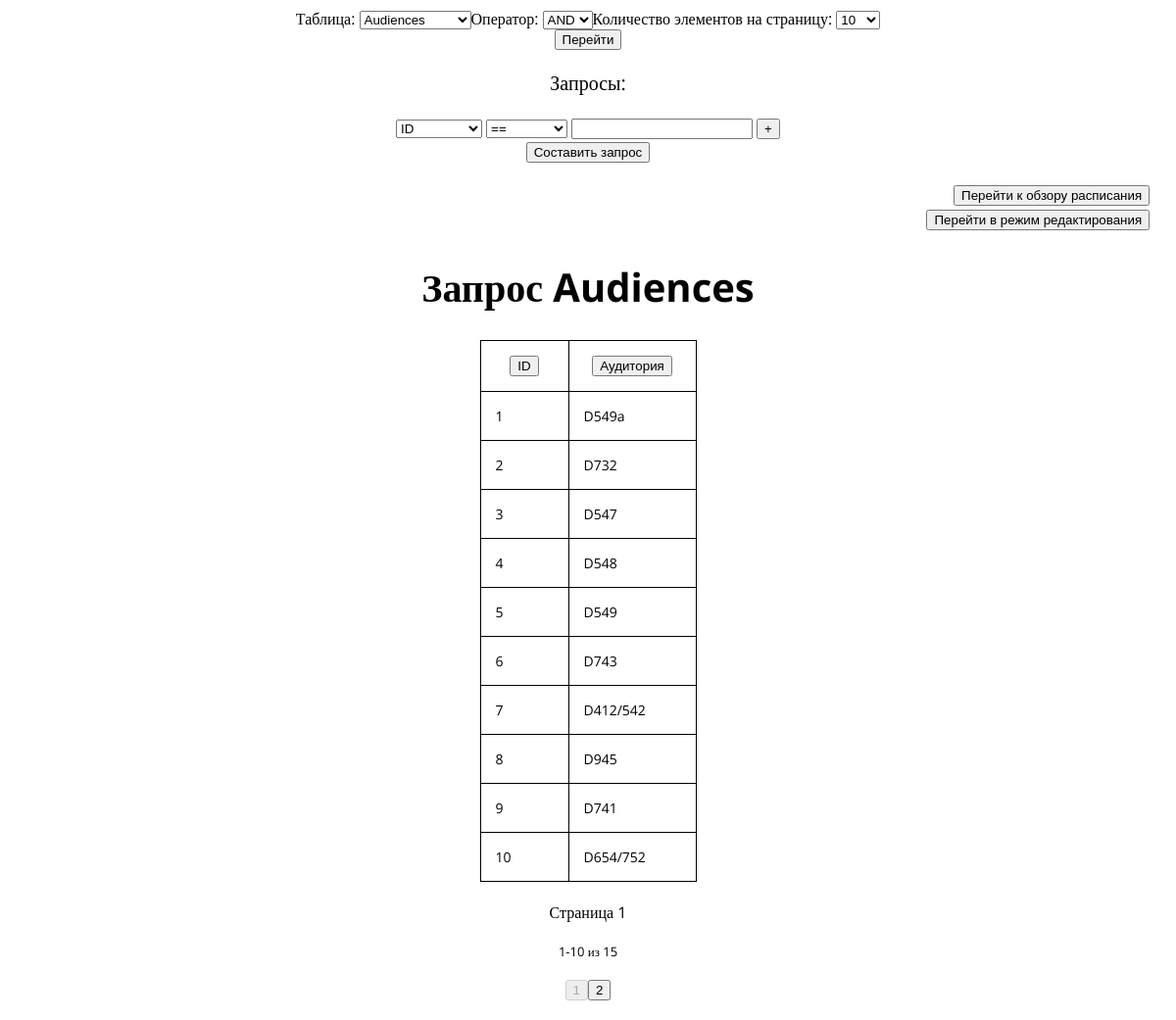
The page / on the database its author committed.
### tables this page shows
CREATE TABLE `Audiences` ( `ID` INTEGER NOT NULL DEFAULT -1, `Name` TEXT );

### home.py (the view, shortened to what this page needs)
@app.route("/", methods=["GET", "POST"])
def open():
	global table_size, order_by, cur_page, page_size, current_table, \
		compare_type, is_edit, qcount, cmp_queries, edit_rows, is_new, \
		is_editing
	saved_table = current_table
	saved_cmp = compare_type
	saved_psize = page_size
	current_table = request.form.get("TableChooser")
	compare_type = request.form.get("TableQueryComparation")
	page_size = request.form.get("TablePageSizes")
	if current_table == None:
		current_table = saved_table
	if compare_type == None:
		compare_type = saved_cmp
	if page_size == None:
		page_size = saved_psize
	page_size = int(page_size)
	removableindex = -1
	if is_editing:
		is_editing = False
	else:
		cmp_queries = []
		for i in range(qcount):
			if i != removableindex:
				column = request.form.get("QueryColumn"+str(i))
				cmp_char = request.form.get("QueryCmp"+str(i))
				value = request.form.get("QueryValue"+str(i))
				if value != None and value != "" and value != " ":
					column = get_name_from_title(current_table, column)
					cmp_queries.append(CmpExpression(column, cmp_char, value))
				else:
					cmp_queries.append(-1)
	order = order_by
	containing, table_size = generate_table(
		table_name=current_table,
		psize=page_size,
		page=cur_page,
		order=order,
		compare_queries=cmp_queries,
		cmp_type=compare_type
	)
	return render_template(
		"main.html",
		curtable=current_table,
		tables=[i for i in tables_info.keys()],
		widthes=[i.width+40 for i in tables_info[current_table]],
		cmptypes=["AND", "OR"],
		sizes=[5, 10, 20, 50, 100],
		cursize=page_size,
		curpage=cur_page,
		pagescount=ceil(table_size/page_size),
		tabsize=table_size,
		titles=[i.title for i in tables_info[current_table]],
		titles_origin=[i.name for i in tables_info[current_table]],
		compares=comparison_chars,
		cmptype=compare_type,
		containing=containing,
		orderby=(None if order == None else order[1:]),
		ordertype=(None if order == None else order[0]),
		queries=cmp_queries,
		qcount=max(qcount, len(cmp_queries)),
		realqcount=len([0 for i in cmp_queries if i != -1]),
		isedit=is_edit,
		low=min((cur_page-1) * page_size + 1, table_size),
		high=min(((cur_page) * page_size), table_size),
		editrows=edit_rows
	)

### templates/main.html (shortened to what this page needs)
<head>
	<link rel="stylesheet" href="../static/css/style.css">
</head>
<body>
	<center>
		<form name="Bases" action="/" method='POST'>
			<font size=3>
				<table>
					<tr>
						<select name="TableChooser">
							{% for tab in tables %}
								<option value="{{ tab }}"
									{% if curtable == tab %}
										SELECTED
									{% endif %}
								>{{ tab }}</option>
							{% endfor %}
						</select>
					</tr>
					<tr>
						<select name="TableQueryComparation">
							{% for cmp in cmptypes %}
								<option value="{{ cmp }}"
									{% if cmptype == cmp %}
										SELECTED
									{% endif %}
								>{{ cmp }}</option>
							{% endfor %}
						</select>
					</tr>
					<tr>
						<select name="TablePageSizes">
							{% for size in sizes %}
								<option value="{{ size }}"
									{% if cursize == size %}
										SELECTED
									{% endif %}
								>{{ size }}</option>
							{% endfor %}
						</select>
					</tr>
				</table>
			</font>
			<button name="GenerateTable" type="submit">Перейти</button>
			<p>Запросы:</p>
			<table>
				{% for i in range(qcount) %}
					<tr>
						<td>
							<select name="QueryColumn{{ i|safe }}">
								{% for k in range(titles|length) %}
									<option value="{{ titles[k] }}"
									>
										{{ titles[k] }}
									</option>
								{% endfor %}
							</select>
						</td>
						<td>
							<select name="QueryCmp{{ i|safe }}">
								{% for cmp in compares %}
									<option value="{{ cmp }}"
									>
										{{ cmp }}
									</option>
								{% endfor %}
							</select>
						</td>
						<td>
							<input name="QueryValue{{ i|safe }}" value=
								{% if i < queries|length and queries[i] != -1 %}
									"{{queries[i].value}}"
								{% else %}
									""
								{% endif %}
							/>
						</td>
						<td>
							{% if i == 0 %}
								<button name="Plus" type="submit">+</button>
							{% endif %}
						</td>
					</tr>
				{% endfor %}
			</table>
			<button name="GenerateTable" type="submit">Составить запрос</button>
			<table>
				<col width="20%">
				<tr>
					<td align="right">
						<button name="SchedOverview" type="submit">Перейти к обзору расписания</button>
					</td>
				</tr>
				{% if isedit %}
					<tr>
						<td align="right">
							<button name="ModeChanger" type="submit">Выйти из режима редактирования</button>
						</td>
					</tr>
					<tr>
						<td align="right">
							<button name="AddRecord" type="submit">Добавить запись</button>
						</td>
					</tr>
				{% else %}
					<tr>
						<td align="right">
							<button name="ModeChanger" type="submit">Перейти в режим редактирования</button>
						</td>
					</tr>
				{% endif %}
			</table>
			{% if curtable %}
				<h1>Запрос {{ curtable }}</h1>
				<table id="tab" class="elem">
					{% for width in widthes%}
						<col width="{{ width }}">
					{% endfor %}
					<tr>
						{% for i in range(titles|length) %}
							<th>
								<p align="center">
									<button name="Title{{ titles_origin[i] }}" type="submit">{{ titles[i] }}</button>
								</p>
							</th>
						{% endfor %}
						{% for items in containing %}
							<tr>
								{% for item in items %}
									<td>
										{% if item != None %}
											{{ item|safe }}
										{% else %}
											<i>Неизвестно</i>
										{% endif %}
									</td>
								{% endfor %}
							</tr>
						{% endfor %}
					</tr>
				</table>
			{% else %}
				<h1>Данная страница пуста</h1>
			{% endif %}
			<p><font size=3>Страница {{ curpage }}</font></p>
			<p><font size=2>{{ low }}-{{ high }} из {{ tabsize }}</font></p>
			<table>
				{% for i in range(1, pagescount+1) %}
					<tr>
						<button name="Page{{ i|safe }}" type="submit"
							{% if i == curpage %}
								DISABLED
							{% endif %}
						>{{ i|safe }}</button>
					</tr>
				{% endfor %}
			</table>
		</form>
	</center>
</body>

### static/css/style.css (style rules this page uses)
body { font-family: 'Open Sans'; font-size: 20; }
#tab { font-size: 14; text-align: left; border-collapse: collapse; }
.elem td, .elem th, .elem tr { border: 1px solid; text-align: left; padding: 15px; }

### rows shown on the page
Audiences: items "1", Name "D549a"
Audiences: items "2", Name "D732"
Audiences: items "3", Name "D547"
Audiences: items "4", Name "D548"
Audiences: items "5", Name "D549"
Audiences: items "6", Name "D743"
Audiences: items "7", Name "D412/542"
Audiences: items "8", Name "D945"
Audiences: items "9", Name "D741"
Audiences: items "10", Name "D654/752"

### other values the page prints
{{ curtable }} "Audiences"
{{ titles[i] }} "ID" "Аудитория"
{{ curpage }} "1"
{{ low }} "1"
{{ high }} "10"
{{ tabsize }} "15"
{{ i|safe }} "1" "2"
form field TableChooser "Audiences"
form field TableQueryComparation "AND"
form field TablePageSizes "10"
form field value "ID"
form field value "=="
